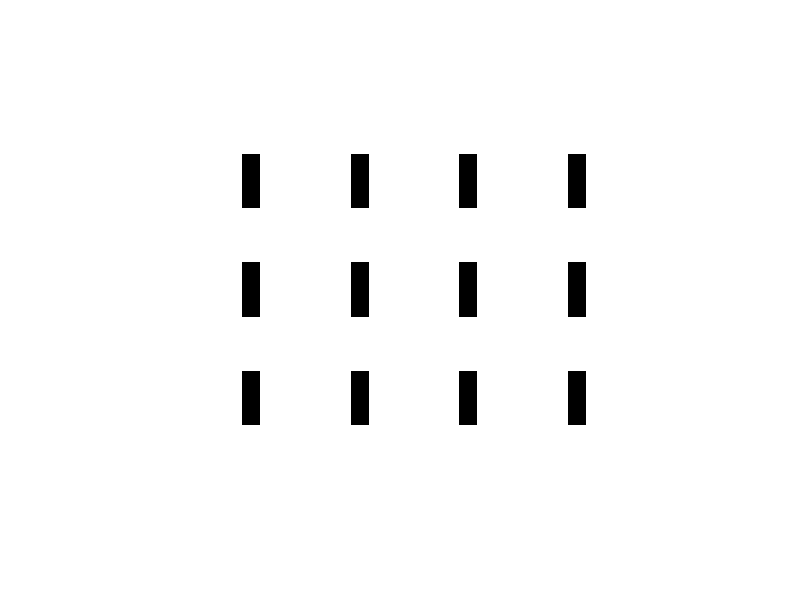
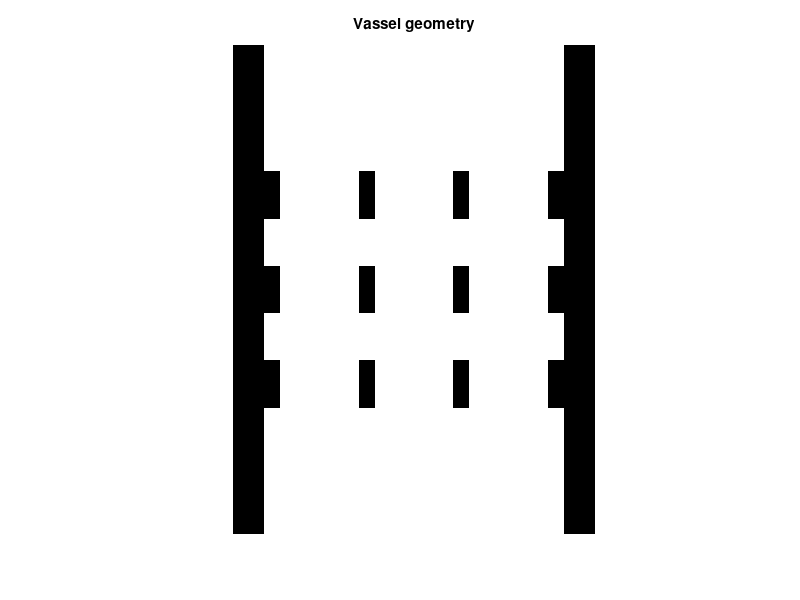
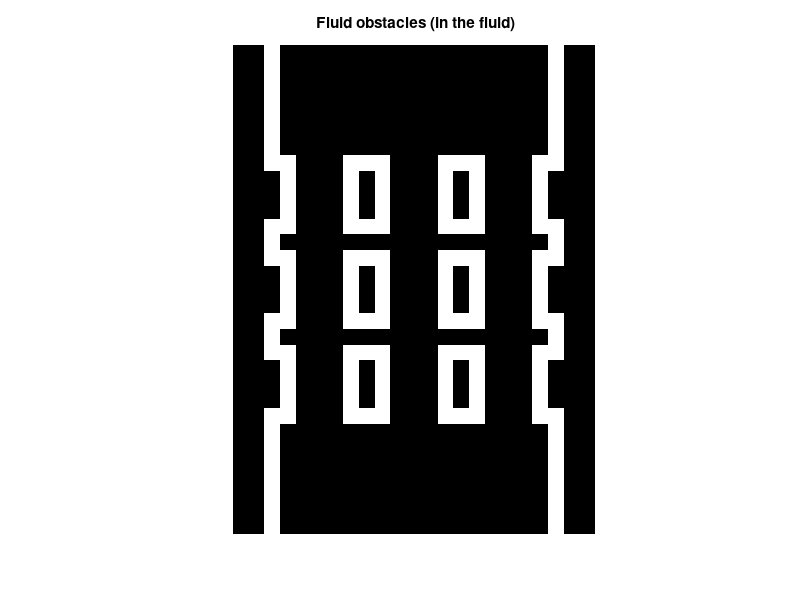
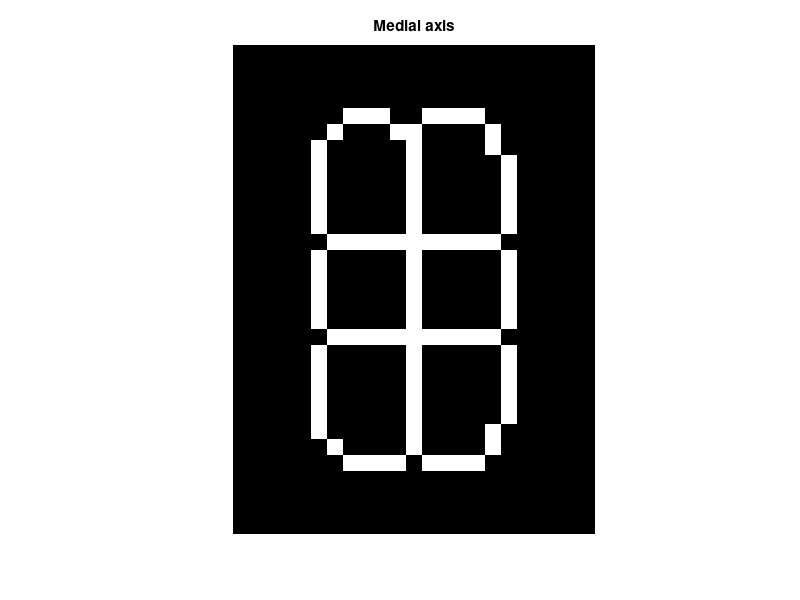

Here is the MATLAB script that generated these plots, in order:
% Gianni Schena  July 2005, schena@units.it
% Lattice Boltzmann LBE, geometry: D2Q9, model: BGK
% Application to permeability in porous media (low porosity)

Restart=false
logical(Restart);

if Restart==false;
close all, clear all % start from scratch and clean ...
Restart=false;
Pois_test=false, % for a test without obstacles
tic
%   IN
% |vvvv|    + y
% |vvvv|     ^
% |vvvv|     | -> + x
%  OUT

% Pores in 2D : Wet and Dry locations (Wet ==1 , Dry ==0 )
wXh_Dry=[3,1];wXh_Wet=[3,5];
%wXh_Dry=[3,0];wXh_Wet=[3,5]; % test non obstacles !!!
A=repmat([zeros(wXh_Dry),ones(wXh_Wet)],[1,3]);A=[A,zeros(wXh_Dry)]
B=ones(size(A)); C=[A;B]  ;
D=repmat(C,3,1);
D=[B;B;D;B]; 
imshow(D,[]) ; % monitor the pore space
Channel2D=D;
Len_Channel_2D=size(Channel2D,1); % Length
Width=size(Channel2D,2); % should not be hod
Channel_2D_half_Width=Width/2,

% test without obstacles (i.e. 2D channel & no obstacles)

if (Pois_test)
%over-writes the definition of the pore space
clear Channel2D
Len_Channel_2D=18, 
Channel_2D_half_Width=4; Width=Channel_2D_half_Width*2;
Channel2D=ones(Len_Channel_2D,Width); % define wet area
%Channel2D(6:12,6:8)=0; % put fluid obstacle
imshow(Channel2D,[]);
end

[Nr Mc]=size(Channel2D); % Number rows and Munber columns

% FLUID PROPERTIES
% physical properties
cs2=1/3; % 
cP_visco=0.5; % [cP] 1 CP Dinamic water viscosity 20 C
density=1.; % fluid density 
Lky_visco=cP_visco/density; % lattice kinematic viscosity 
omega=(Lky_visco/cs2+0.5).^-1; %  omega: relaxation frequency
%Lky_visco=cs2*(1/omega - 0.5) , % lattice kinematic viscosity
%dPdL= Pressure / dL;% External pressure gradient [atm/cm]

uy_fin_max=-0.2; 
%dPdL = abs( 2*Lky_visco*uy_fin_max/(Channel_2D_half_Width.^2) ); 
dPdL=-0.0125;
uy_fin_max=dPdL*(Channel_2D_half_Width.^2)/(2*Lky_visco); % Poiseuille Gradient;
% max poiseuille final  velocity on the flow profile
uy0=-0.001; ux0=0.0001; %  linear vel .. inizialization

% 
% uy_fin_max=-0.2; % max poiseuille final  velocity on the flow profile
% omega=0.5, cs2=1/3; % omega: relaxation frequency
% Lky_visco=cs2*(1/omega - 0.5) , % lattice kinematic viscosity
% dPdL = abs( 2*Lky_visco*uy_fin_max/(Channel_2D_half_Width.^2) ); % Poiseuille Gradient;
% 

uyf_av=uy_fin_max*(2/3);; % average fluid velocity on the profile

x_profile=([-Channel_2D_half_Width:+Channel_2D_half_Width-1]+0.5);
uy_analy_profile=uy_fin_max.*(1-  ( x_profile /Channel_2D_half_Width).^2 ); % analytical velocity profile

av_vel_t=1.e+10; % inizialization (t=0)
%PixelSize= 5; % [Microns]
%dL=(Nr*PixelSize*1.0E-4); % sample hight [cm]


%
% EXPERIMENTAL SET-UP
% inlet and outlet buffers
inb=2, oub=2; % inlet and outlet buffers thickness
% add fluid at the inlet (top) and outlet (down)
inlet=ones(inb,Mc); outlet=ones(oub,Mc);
Channel2D=[ [inlet]; Channel2D ;[outlet] ] ; % add flux in and down (E to W)
[Nr Mc]=size(Channel2D); % update size
% boundaries related to the experimental set up
wb=2; % wall thickness
Channel2D=[zeros(Nr,wb), Channel2D , zeros(Nr,wb)]; % add walls (no fluid leak)
[Nr Mc]=size(Channel2D); % update size
uy_analy_profile=[zeros(1,wb), uy_analy_profile, zeros(1,wb) ] ; % take into account walls
x_pro_fig=[[x_profile(1)-[wb:-1:1]], [x_profile, [1:wb]+x_profile(end)] ];

% Figure plots analytical parabolic profile
figure(20), plot(x_pro_fig,uy_analy_profile,'-'), grid on,
title('Analytical parab. profile for Poiseuille planar flow in a channel')


% VISUALIZE PORE SPACE & FLUID OSTACLES & MEDIAL AXIS
figure, imshow(Channel2D); title('Vassel geometry');
Channel2D=logical(Channel2D);
% obstacles for Bounce Back ( in front of the grain)
Obstacles=bwperim(Channel2D,8); % perimeter of the grains for bounce back Bound.Cond.
Obstacles([1:inb,Nr-oub:Nr],[wb+2:Mc-wb-1])=0;

figure, imshow(Obstacles); title(' Fluid obstacles (in the fluid)' );
% 
Medial_axis=bwmorph(Channel2D,'thin',Inf); %
figure, imshow(Medial_axis); title('Medial axis');
%figure(10) % used to visualize evolution of rho
%figure(11) % used to visualize ux
%figure(12) % used to visualize uy (i.e. top -> down)

% porosity
porosity=nnz(Channel2D==1)/(Nr*Mc)% porosity
porosity=nnz(Channel2D( :,[(wb+1):(Mc-wb)] )==1)./(Nr*(Mc-2*wb))
% exclude the wall from counting 


% INDICES
% Wet locations etc.
[iabw1 jabw1]=find(Channel2D==1); % indices i,j, of active lattice locations i.e. pore
lena=length(iabw1); % number of active location i.e. of pore space lattice cells
ija= (jabw1-1)*Nr+iabw1; % equivalent single index (i,j)->> ija for active locations
% absolute (single index) position of the obstacles in for bounce back in Channel2D
% Obstacles 
[iobs jobs]=find(Obstacles);lenobs=length(iobs); ijobs= (jobs-1)*Nr+iobs; % as above
% Medial axis of the pore space
[ima jma]=find(Medial_axis); lenma=length(ima);  ijma= (jma-1)*Nr+ima; % as above
% Internal wet locations : wet & ~obstables
% (i.e. internal wet lattice location non in contact with dray locations)
[iawint jawint]=find(( Channel2D==1 & ~Obstacles)); % indices i,j, of active lattice locations
lenwint=length(iawint); % number of internal (i.e. not border) wet locations
ijaint= (jawint-1)*Nr+iawint; % equivalent singl
NxM=Nr*Mc;


% Look-up table for direct acess to the position of the ija in a wet only
% array , i.e. from a i,j position in an array (full) to the index in an arry of wet
% positions only, eg the position 5 is the 3 because 2 pixels are dry 

%ija =[2 3 5 9 13]; % wet positions 
Lut(:,1)=[1:1:ija(end)]'; Lut(ija,2)=[1:1:length(ija)];
% Lut use ijac=9 
% from current ija (dry & wet ) to its position in an array of only wet
% Lut(ijac,2) ... % alternative find(ija==ijac)


% DIRECTIONS: E N W S NE NW SW SE ZERO (ZERO:Rest Particle)
%    y^
%  6 2 5           ^         NW  N  NE
%  3 9 1 ... +x-> +y         W   RP  E
%  7 4 8                     SW  S  SE
%   -y
% x & y components of velocities , +x is to est , +y is to nord
East=1; North=2; West=3; South=4; NE=5; NW=6; SW=7; SE=8; RP=9;
N_c=9 ; % number of directions
% versors D2Q9
C_x=[1 0 -1  0 1 -1 -1  1 0]; 
C_y=[0 1  0 -1 1  1 -1 -1 0]; C=[C_x;C_y]

% BOUNCE BACK SCHEME
% after collision the fluid elements densities f are sent back to the
% lattice node they come from with opposite direction
% indices opposite to 1:8 for fast inversion after bounce
ic_op = [3 4 1 2 7 8 5 6]; %   i.e. 4 is opposite to 2 etc.

% PERIODIC BOUNDARY CONDITIONS - reinjection rules
yi2=[Nr , 1:Nr , 1]; % this definition allows implemening Period Bound Cond
%yi2=[1, Nr , 2:Nr-1 , 1,Nr]; % re-inj the second last to as first
% directional weights (density weights)
w0=16/36. ; w1=4/36. ; w2=1/36.;
W=[ w1 w1 w1 w1 w2 w2 w2 w2 w0];
%c constants (sound speed related)
cs2=1/3; cs2x2=2*cs2; cs4x2=2*cs2.^2;
f1=1/cs2; f2=1/cs2x2; f3=1/cs4x2;
f1=3.; f2=4.5; f3=1.5; % coef. of the f equil.

% declarative statemets
f=zeros(lena,N_c); % array of fluid density distribution
feq=zeros(lena,N_c); % f at equilibrium
rho=ones(lena,1); % macro-scopic density
temp1=zeros(lena,1);
ux=zeros(lena,1);   uy=zeros(lena,1); uyout=zeros(lena,1);  % dimensionless velocities
uxsq=zeros(lena,1); uysq=zeros(lena,1);   usq=zeros(lena,1);  % higher degree velocities
% for normal 2d visualization
uy1=zeros(Nr,Mc);  ux1=zeros(Nr,Mc); 

% initialization arrays : start values in the wet area
for ia=1:lena % stat values in the active cells only ; 0 outside
    f(ia,:)=1/9; % uniform density distribution for a start
end
uy(:)=uy0; ux(:)=ux0; % initialize fluid velocities
rho(:)=density;

% EXTERNAL (Body) FORCES e.g. inlet pressure or inlet-outlet gradient
% directions: E N W S NE NW SW SE ZERO
force = -dPdL*(1/6)*1*[0 -1 0 1 -1 -1 1  1  0]'; %;
%...                   E  N E S NE NW SW SE RP ...
% the pressure pushes the fluid down i.e. N to S

% While .. MAIN TIME EVOLUTION LOOP
StopFlag=false; % i.e. logical(0)
Max_Iter=3000; % max allowed number of iteration
Check_Iter=1; Output_Every=8; % frequency of check & output
Cur_Iter=0; % current iteration counter inizialization
toler=1.0e-8; % tollerance to declare convegence
Cond_path=[]; % recording values of the convergence criterium
density_path=[]; % recording aver. density values for convergence
end % ends if restart

if(Restart==true)
 StopFlag=false;  Max_Iter=Max_Iter+3000; toler=1.0e-12; 
end


while(~StopFlag)
    Cur_Iter=Cur_Iter+1 % iteration counter update

    % density and moments
    rho=sum(f,2); % density

    if Cur_Iter >1 % use inizialization ux uy to start
        % Moments ... Note:C_x(9)=C_y(9)=0
       % ux=zeros(lena,1); uy=zeros(lena,1);
        %for ic=1:N_c-1;
         %   ux = ux + C_x(ic).*f(:,ic) ; uy = uy + C_y(ic).*f(:,ic)  ;
       % end
        
        uy=f(:,2) +f(:,5)+f(:,6)-f(:,4)-f(:,7)-f(:,8); % in short !
        ux=f(:,1) +f(:,5)+f(:,8)-f(:,3)-f(:,6)-f(:,7); % in short !  
        
    end
   
    %%%%%%%%%%%%%%%%%%%%%%%%%%%%%%%%%%%%%%%%%%%%%%%%%%%%%%%%%%%%%
    ux(:)=ux(:)./rho(:); uy(:)=uy(:)./rho(:);
    uxsq(:)=ux(:).^2; uysq(:)=uy(:).^2; usq(:)=uxsq(:)+uysq(:); %

    % weighted densities : rest particle, principal axis, diagonals
    rt0 = w0.*rho; rt1 = w1.*rho; rt2 = w2.*rho;
    
    % Equilibrium distribution
    % main  directions ( + cross)
    feq(:,1)= rt1(:) .*(1 +f1*ux(:) +f2*uxsq(:) -f3*usq(:));
    feq(:,2)= rt1(:) .*(1 +f1*uy(:) +f2*uysq(:) -f3*usq(:));
    feq(:,3)= rt1(:) .*(1 -f1*ux(:) +f2*uxsq(:) -f3*usq(:));
    %feq(ija+NxM*(3)=f(ija)-2*rt1(ija)*f1.*ux(ija); % much faster... !!
    feq(:,4)= rt1(:) .*(1 -f1*uy(:) +f2*uysq(:) -f3*usq(:));
    
    % diagonals (X diagonals) (ic-1)
    feq(:,5)= rt2(:) .*(1 +f1*(+ux(:)+uy(:)) +f2*(+ux(:)+uy(:)).^2 -f3.*usq(:));
    feq(:,6)= rt2(:) .*(1 +f1*(-ux(:)+uy(:)) +f2*(-ux(:)+uy(:)).^2 -f3.*usq(:));
    feq(:,7)= rt2(:) .*(1 +f1*(-ux(:)-uy(:)) +f2*(-ux(:)-uy(:)).^2 -f3.*usq(:));
    feq(:,8)= rt2(:) .*(1 +f1*(+ux(:)-uy(:)) +f2*(+ux(:)-uy(:)).^2 -f3.*usq(:));
    % rest particle (.) ic=9
    feq(:,9)= rt0(:) .*(1 - f3*usq(:));

    %Collision (between fluid elements)omega=relaxation frequency
    f=(1.-omega).*f + omega.*feq;
    
    %%%%%%%%%%%%%%%%%%%%%%%%%%%%%%%%%%%%%%%%%%%%%%%%%%%%%%%%%
    %add external body force due to the pressure gradient prop. to dPdL
    for ic=1:N_c;%-1
       % for ia=1:lena
           % i=iabw1(ia);  j=jabw1(ia);
            % if Obstacles(i,j)==0 % the i,j is not aderent to the boundaries
            f(:,ic)= f(:,ic) + force(ic);
            % end
       % end
    end

    % % STREAM
    % Forward Propagation step & % Bounce Back (collision fluid with obstacles)
    %f(:,9) = f(:,9); % Rest element do not move
   
    feq = f; % temp storage of f in feq
        for ic=1:1:N_c-1, % select velocity layer
        C_yic = C_y(ic); C_xic = C_x(ic);
        ic2=ic_op(ic); % selects the layer of the velocity opposite to ic for BB
        temp1=feq(:,ic); %

        % from wet location that are NOT on the border to other wet locations
        for ia=1:1:lenwint % number of internal (i.e. not border) wet locations
            i=iawint(ia);  j=jawint(ia);  % so that we care for the wet space only !
            i2 = i+C_yic; j2 = j+C_xic; % Expected final locations to move
            i2=yi2(i2+1); % i2 corrected for PBC when necessary (flow out re-fed to inlet)
            % i.e the new position (i2,j2)==ia2 is sure another wet location
            % therefore normal propagation from (i,j)==ijaint to (i2,j2)==ia2 on layer ic
            ia2=(j2-1)*Nr+i2; iarec2=Lut(ia2,2) ; % use lut (look up table)
            iarec1=Lut(ijaint(ia),2) ;
            f(iarec2,ic)=temp1(iarec1); % copy 
        end ; % i and j single loop

        % from wet locations that ARE on the border of obstacles
        for ia=1:1:lenobs % wet border locations
            i=iobs(ia);  j=jobs(ia);  % so that we care for the wet space only !
            i2 = i+C_yic; j2 = j+C_xic; % Expected final locations to move
            i2=yi2(i2+1); % i2 corrected for PBC
            iarec1=Lut(ijobs(ia),2) ;
            if( Channel2D(i2,j2) ==0 ) % i.e the new position (i2,j2) is dry
               f(iarec1,ic2) =temp1(iarec1); % invert direction: bounce-back in the opposite direction ic2
            else % otherwise, normal propagation from (i,j) to (i2,j2) on layer ic
               ia2=(j2-1)*Nr+i2; iarec2=Lut(ia2,2) ;
               f(iarec2,ic)=temp1(iarec1); % 
            end ; % b.b. and propagations

        end ; % i and j single loop
        % special treatment for Corners
        %   f(1,wb+1,ic)=temp1(Nr,Mc-wb);      f(1,Mc-wb,ic)=temp1(Nr,wb+1);
        %   f(Nr,wb+1,ic)=temp1(1,Mc-wb);      f(Nr,Mc-wb,ic)=temp1(1,wb+1);

    end ; %  for ic direction

    % ends of Forward Propagation step &  Bounce Back Sections

    % re-calculate  uy as uyout for convergence
    rho=sum(f,2); % density
    % check velocity
%     uyout= zeros(lena,1);
%     for ic=1:N_c-1;
%         uyout= uyout + C_y(ic).*f(:,ic) ; % flow dim.less velocity out
%     end
%    % uyout(ija)=uyout(ija)./rho(ija); % from momentum to velocity

    % Convergence check on velocity values
    if (mod(Cur_Iter,Check_Iter)==0) ; % check for convergence every 'Check_Iter' iterations

        % variables monitored
        % mean density and
        vect=rho(:); vect=vect(:); 
        cur_density=mean(vect);
        % mean 'interstitial' velocity
        % uy(ija)=uy(ija)/rho(ija); ?
        vect=uy(:); av_vel_int= mean(vect)  ; % seepage velocity (in the wet area)
        % on the whole cross-sectional area of flow (wet + dry)
        av_vel_int=av_vel_int*porosity, % av. vel. on the wet + dry area
        %av_vel_int=mean2(uy),
        av_vel_tp1 = av_vel_int; 
        Condition=abs( abs(av_vel_t/av_vel_tp1 )-1), % should --> 0

        Cond_path=[Cond_path, Condition]; % records the convergence path (value)
        density_path=[density_path, cur_density];
        %
        av_vel_t=av_vel_tp1; % time t & t+1 

        if (Condition < toler) | (Cur_Iter > Max_Iter)
            StopFlag=true;
            display( 'Stop iteration: Convergence met or iteration exeeding the max allowed' )
            display( ['Current iteration: ',num2str(Cur_Iter),...
                ' Max Number of iter: ',num2str(Max_Iter)] )
            break % Terminate execution of WHILE .. exit the time evolution loop.

        end    % if(Condition < toler

    end

    if (mod(Cur_Iter,Output_Every)==0) ;  % Output from loop every ...
        %if (Cur_Iter>60) ;  % Output from loop every ...

       % rho=sum(f,2); % density
       % figure(10); imshow(rho,[0.1 0.9]); title(' rho'); % visualize density evolution
        uy1(ija)=uy;  ux1(ija)=ux;
        %figure(11); imshow(ux1,[ ]); title(' ux' ); % visualize fluid velocity horizontal
        %figure(12); imshow(-uy1,[ ]); title(' uy' ); % visualize fluid velocity down
        %figure(14), imshow(-uyout,[]), title('uyout'); % vis vel flow out
        up=2; % linear section to visualize up from the lower row
        figure(15), hold off, feather(ux1(Nr-up,:),uy1(Nr-up,:)),
        figure(15), hold on , plot(uy_analy_profile,'r-')
        title('Analytical (i.e. no obstacles) vs LB calculated (Blue), fluid velocity profile')
        pause(1); % time given to visualize properly

    end % every


   % pause(1);

    
end %  End main time Evolution Loop

% Output & Draw after the end of the time evolution

figure, plot(Cond_path(2:end)); title('convergence path')
%figure, plot(density_path(2:end)); title('density convergence path')
figure, plot( [uy1(Nr-up,:)-uy_analy_profile] ); title('difference : LB - Analytical solution')

toc

% Permeability K

K_Darcy_Porous_Sys= (av_vel_int*porosity)/dPdL*Lky_visco ,

K_Analy_2D_Channel=(Width^2)/12


